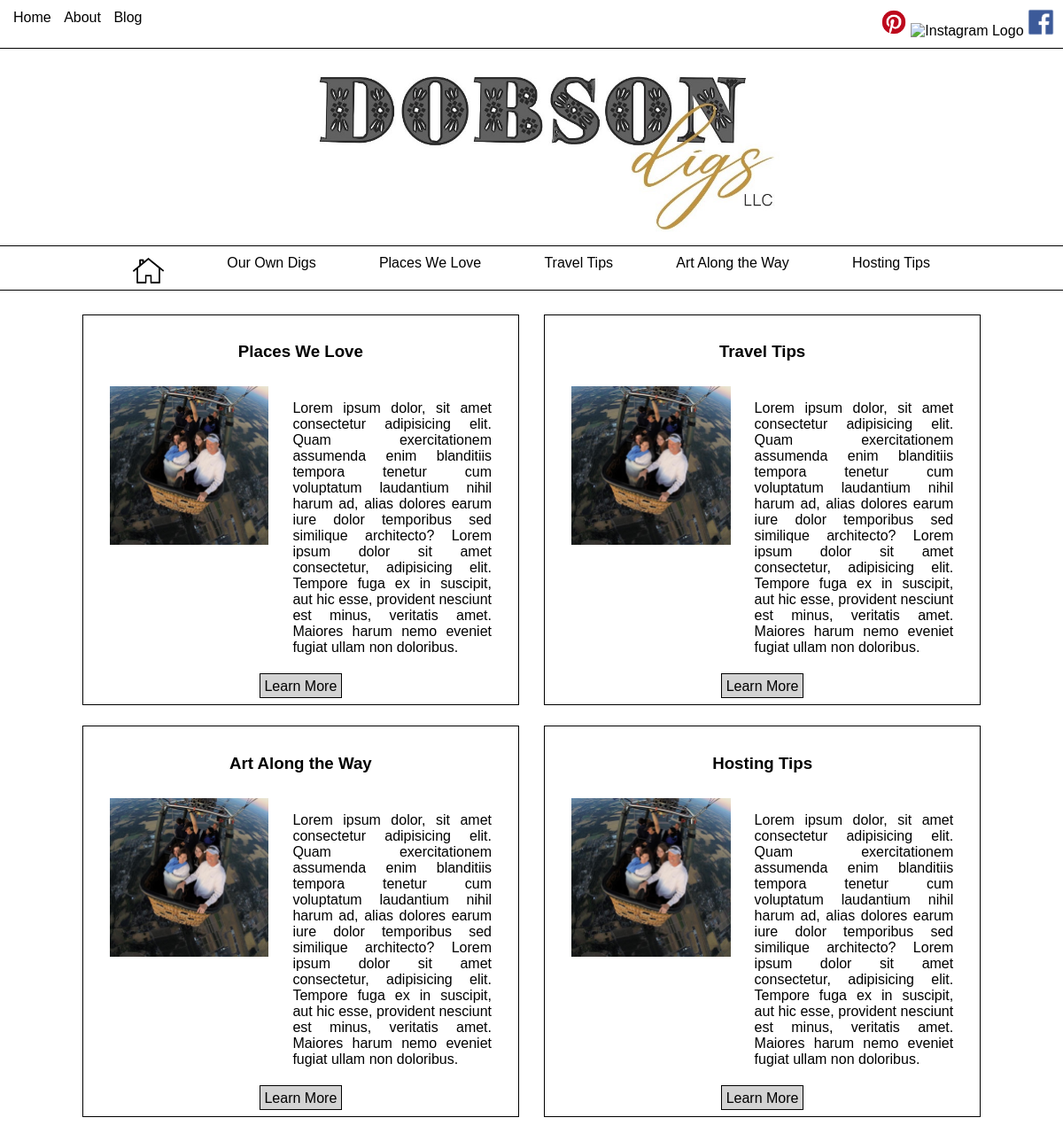
Page /blog on the committed database.
### dobson_digs_app/models.py (models this page shows)
class BlogSection(models.Model):
    name = models.CharField(max_length=45)
    desc = models.TextField()
    blog_sec_logo = models.ImageField(upload_to='media')
    blog_sec_banner = models.ImageField(upload_to='media')
    created_at = models.DateTimeField(auto_now_add=True)
    updated_at = models.DateTimeField(auto_now=True)

### dobson_digs_app/views.py (the view)
# urls.py: path('blog', views.blog),
def blog(request):
    context={
        "all_blog_sections": BlogSection.objects.all(),
    }
    return render(request, "blog.html", context)

### dobson_digs_app/templates/blog.html (shortened to what this page needs)
<!DOCTYPE html>
<html lang="en">
<head>
    {% load static %}
    <link rel="stylesheet" href="{% static 'style.css' %}">
</head>
<body>
    <div id="wrapper">
        <div id="header">
            <div class="top_nav">
                <div class="top_nav_left">
                    <a href="/">Home</a>
                    <a href="">About</a>
                    <a href="/blog">Blog</a>
                </div>
                <div class="top_nav_right">
                    <a href=""><img src="{% static 'img/Logos/Pinterest.png' %}" alt="Pinterest Logo"></a>
                    <a href=""><img src="{% static 'img/Logos/Instagram.jpg' %}" alt="Instagram Logo"></a>
                    <a href=""><img src="{% static 'img/Logos/Facebook.png' %}" alt="Facebook Logo"></a>
                </div>
            </div>
            <div class="logo">
                <img src="{% static 'img/DobsonDigs.jpg' %}" alt="DobsonDigs Logo">
            </div>
            <div class="bottom_nav">
                <a href="/"><img src="{% static 'img/Home.png' %}" alt="Home Button"></a>
                <a href="/properties">Our Own Digs</a>
                {% for blog_section in all_blog_sections %}
                    <a href="/blog/section_{{ blog_section.id }}">{{ blog_section.name }}</a>
                {% endfor %}
            </div>
        </div>
        <div class="content">
            {% for blog_section in all_blog_sections %}
            <div class="blog_section">
                <h3>{{ blog_section.name }}</h3>
                <div class="blog_section_content">
                    <img src="{{ blog_section.blog_sec_logo.url }}" alt="{{ blog_section.name }} Logo">
                    <p>{{ blog_section.desc }}</p>
                </div>
                <a href="/blog/section_{{ blog_section.id }}">Learn More</a>
            </div>
            {% endfor %}
        </div>
    </div>
</body>
</html>

### dobson_digs_app/static/style.css (style rules this page uses)
#wrapper { font-family: 'Source Sans Pro', sans-serif; }
body { margin: 0px; }
a { color: black; text-decoration: none; }
.top_nav { display: flex; justify-content: space-between; border-bottom: 1px solid black; padding: 10px; }
.top_nav_left > a { text-decoration: none; padding: 5px; vertical-align: middle; color: black; }
.top_nav_right > a > img { width: 30px; height: auto; }
.logo > img { width: 650px; height: auto; display: block; margin-left: auto; margin-right: auto; padding: 15px; }
.bottom_nav { display: flex; justify-content: space-between; padding: 0px 150px; border-top: 1px solid black; border-bottom: 1px solid black; position: -webkit-sticky; background-color: white; }
.bottom_nav > a { text-decoration: none; padding-top: 10px; }
.bottom_nav > a > img { width: 35px; height: auto; }
.content { padding: 15px; text-align: center; }
.blog_section { border: 1px solid black; display: inline-block; width: 40%; height: 25%; margin: 1%; padding: 1%; }
.blog_section > h3 { text-align: center; }
.blog_section > a { margin-bottom: 2%; background-color:lightgrey; border: 1px solid black; padding: 1%; }
.blog_section_content { padding: 2%; }
.blog_section_content > img { width: 40%; height: auto; display: inline-block; }
.blog_section_content > p { width: 50%; display: inline-block; vertical-align: top; padding-left: 5%; text-align: justify; }

### rows in the picture
BlogSection: name "Places We Love", blog_sec_logo (picture), desc "Lorem ipsum dolor, sit amet consectetur adipisicing elit. Quam exercitationem assumenda enim blanditiis tempora tenetur cum voluptatum laudantium nihil harum ad, alias dolores earum iure dolor temporibus sed similique architecto? Lorem ipsum dolor sit amet consectetur, adipisicing elit. Tempore fuga ex in suscipit, aut hic esse, provident nesciunt est minus, veritatis amet. Maiores harum nemo eveniet fugiat ullam non doloribus."
BlogSection: name "Travel Tips", blog_sec_logo (picture), desc "Lorem ipsum dolor, sit amet consectetur adipisicing elit. Quam exercitationem assumenda enim blanditiis tempora tenetur cum voluptatum laudantium nihil harum ad, alias dolores earum iure dolor temporibus sed similique architecto? Lorem ipsum dolor sit amet consectetur, adipisicing elit. Tempore fuga ex in suscipit, aut hic esse, provident nesciunt est minus, veritatis amet. Maiores harum nemo eveniet fugiat ullam non doloribus."
BlogSection: name "Art Along the Way", blog_sec_logo (picture), desc "Lorem ipsum dolor, sit amet consectetur adipisicing elit. Quam exercitationem assumenda enim blanditiis tempora tenetur cum voluptatum laudantium nihil harum ad, alias dolores earum iure dolor temporibus sed similique architecto? Lorem ipsum dolor sit amet consectetur, adipisicing elit. Tempore fuga ex in suscipit, aut hic esse, provident nesciunt est minus, veritatis amet. Maiores harum nemo eveniet fugiat ullam non doloribus."
BlogSection: name "Hosting Tips", blog_sec_logo (picture), desc "Lorem ipsum dolor, sit amet consectetur adipisicing elit. Quam exercitationem assumenda enim blanditiis tempora tenetur cum voluptatum laudantium nihil harum ad, alias dolores earum iure dolor temporibus sed similique architecto? Lorem ipsum dolor sit amet consectetur, adipisicing elit. Tempore fuga ex in suscipit, aut hic esse, provident nesciunt est minus, veritatis amet. Maiores harum nemo eveniet fugiat ullam non doloribus."
